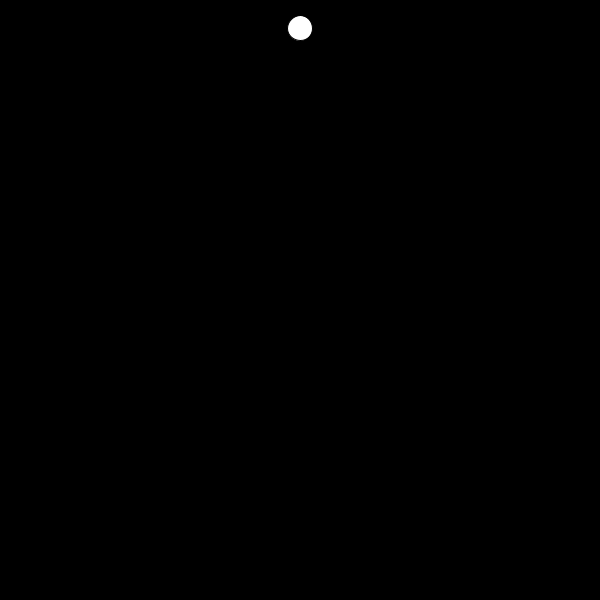
Frame 1 (no input)
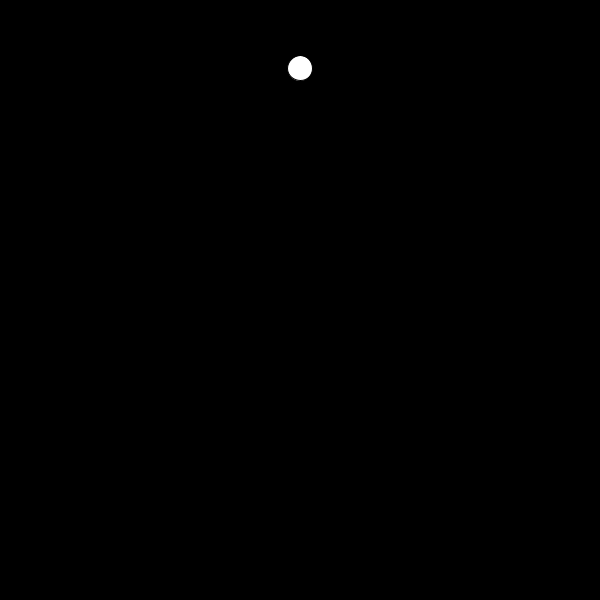
Frame 60 (the mouse pressed at the canvas centre just before this capture)
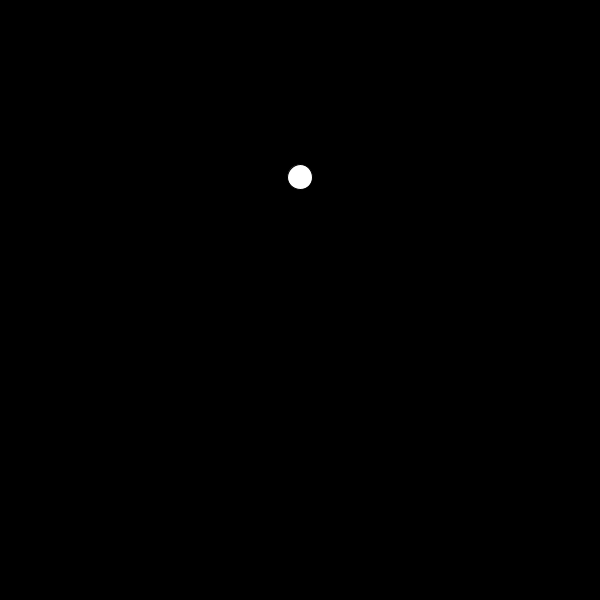
Frame 120 (the mouse held since frame 60 and released just before this capture)

The Processing sketch that drew these frames (run headless with seeded random() and noise(); from frame 60 on, the mouse is pressed at the canvas centre):

// Processing sketch: Q1
// ── Q1.pde
PVector pos, vel, acc; 

void setup(){
  size(600, 600); 

  pos = new PVector(width/2, 25); 
  vel = new PVector(0, 3);
  acc = new PVector(0, .3);

  smooth(); 
}

void draw(){
  background(0); 
  
  vel.add(acc);
  pos.add(vel);

  ellipse(pos.x, pos.y, 25, 25); 

  if(pos.y >= height){
  pos.y = 25; 
  vel.y = 5;
  }
}
